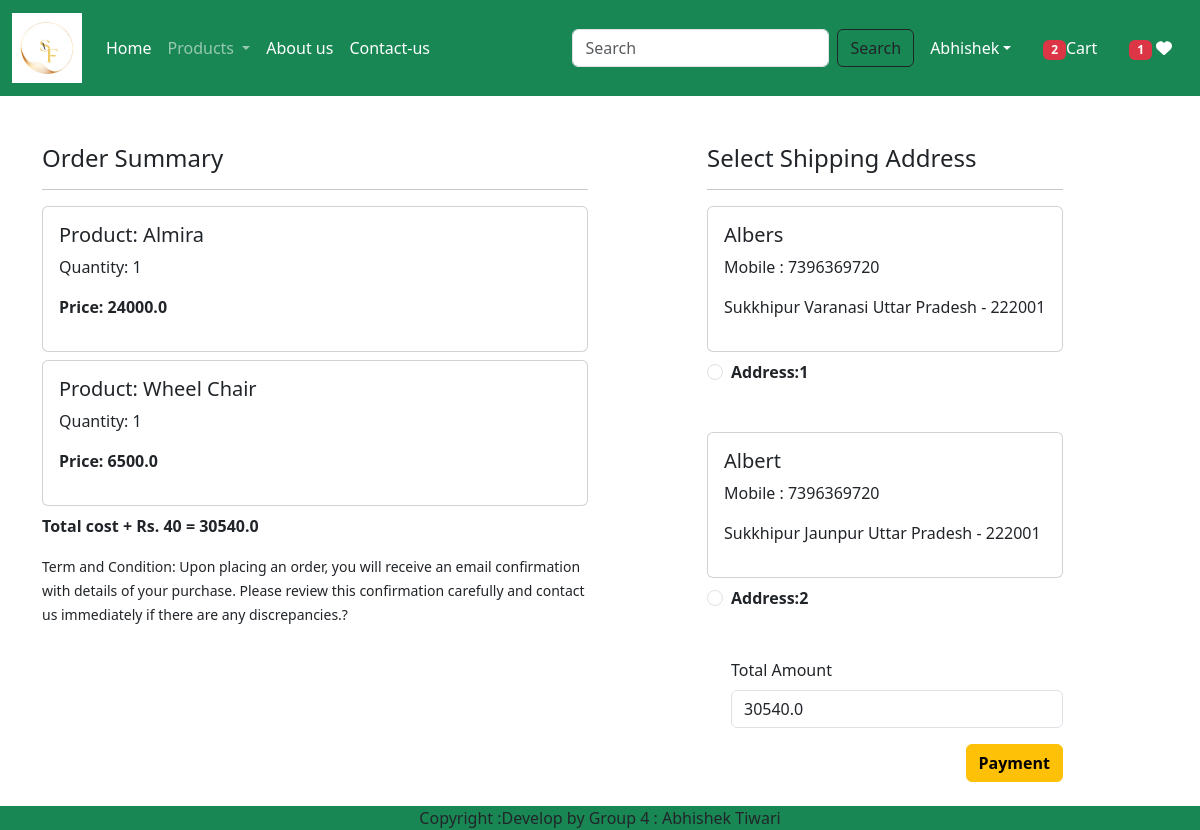
Screenshot of /checkout/ (signed in) with the database file from the repository.
### app/models.py (models this page shows, shortened)
class Cart(models.Model):
    user = models.ForeignKey(User,on_delete=models.CASCADE)
    product = models.ForeignKey(Product,on_delete=models.CASCADE)
    quantity = models.PositiveIntegerField(default=1)

class Product(models.Model):
    title = models.CharField(max_length=100)
    selling_price = models.FloatField()
    discounted_price =  models.FloatField()
    discription = models.TextField()
    composition = models.TimeField(default='')
    prodapp = models.TextField(default='')
    category = models.CharField(choices=CATEGORY_CHOICES, max_length=2)
    product_image = models.ImageField(upload_to='product')

class Customer(models.Model):
    user = models.ForeignKey(User, on_delete=models.CASCADE)
    name = models.CharField(max_length=200)
    locality = models.CharField(max_length=200)
    city = models.CharField(max_length=50)
    mobile = models.IntegerField(default=0)
    zipcode = models.IntegerField()
    state = models.CharField(choices=STATE_CHOICES, max_length=100)

### app/views.py (the view, shortened to what this page needs)
# urls.py: path('checkout/', views.checkout.as_view(), name='checkout'),
@method_decorator(login_required,name='dispatch')
class checkout(View):
    def get(self,request):
        totalitem = 0
        wishitem = 0
        if request.user.is_authenticated:
           totalitem = len(Cart.objects.filter(user=request.user))
        wishitem = len(Wishlist.objects.filter(user=request.user))
        user = request.user
        add=Customer.objects.filter(user=user)
        cart_items=Cart.objects.filter(user=user)
        famount = 0
        for p in cart_items:
            value = p.quantity * p.product.discounted_price
            famount = famount + value
        totalamount = famount + 40
        razoramount = int(totalamount * 100)
        client = razorpay.Client(auth=(settings.RAZOR_KEY_ID, settings.RAZOR_KEY_SECRET))
        data = {"amount": razoramount, "currency": "INR", "receipt": "order_rcptid_12"}
        payment_response = client.order.create(data=data)
        print(payment_response)
        order_id = payment_response['id']
        order_status = payment_response['status']
        return render(request,'app/checkout.html', locals())

### app/templates/app/checkout.html (shortened to what this page needs)
{% extends 'app/base.html' %}
{% load static %}
{% block main-content %}
<div class="container">
    <div class="row mt-5">
        <div class="col-sm-6">
            <h4>Order Summary</h4>
            <hr>
            {% for item in cart_items %}
            <div class="card mb-2">
                <div class="card-body">
                    <h5>Product: {{item.product.title}}</h5>
                    <p>Quantity: {{item.quantity}}</p>
                    <p class="fw-bold">Price: {{item.product.discounted_price}}</p>
                </div>
            </div>
            {% endfor %}
            <p class="fw-bold">Total cost + Rs. 40 = {{totalamount}}</p>
            <small>Term and Condition: Upon placing an order, you will receive an email confirmation with details of your purchase. Please review this confirmation carefully and contact us immediately if there are any discrepancies.?</small>
        </div>
        <div class="col-sm-4 offset-sm-1">
            <h4>Select Shipping Address</h4>
            <hr>
            <from method="post" id="myform">
                {% for ad in add %}
                <div class="card">
                    <div class="card-body">
                        <h5>{{ad.name}}</h5>
                        <p>Mobile : {{ad.mobile}}</p>
                        <p>{{ad.locality}} {{ad.city}} {{ad.state}} - {{ad.zipcode}}</p>
                    </div>
                </div>
                <div class="form-check mt-2 mb-5">
                    <input class="form-check-input" type="radio" name="custid" id="custadd{{forloop.counter}}" value="{{ad.id}}">
                    <label class="form-check-label fw-bold" for="custadd{{forloop.counter}}">
                        Address:{{forloop.counter}} </label>
                    </div>
                    {% endfor %}
                    <div class="form-check mb-3">
                        <label for="totalamount" class="form-label">Total Amount</label>
                        <input type="number" class="form-control" name="totalamount" value={{totalamount}} readonly>
                    </div>
                    <div class="text-end">
                        <button id="rzp-button1" type="submit" class="btn btn-warning mb-5 fw-bold">Payment</button>
                    </div>
            </div>
        </div>
    </div>
 {% endblock main-content %}

### rows the page displays
Cart: product "Almira", quantity "1", product.discounted_price "24000.0"
Cart: product "Wheel Chair", quantity "1", product.discounted_price "6500.0"
Customer: name "Albers", mobile "7396369720", locality "Sukkhipur", city "Varanasi", state "Uttar Pradesh", zipcode "222001"
Customer: name "Albert", mobile "7396369720", locality "Sukkhipur", city "Jaunpur", state "Uttar Pradesh", zipcode "222001"

### other values shown
{{ totalitem }} "2"
{{ wishitem }} "1"
{{ totalamount }} "30540.0"
